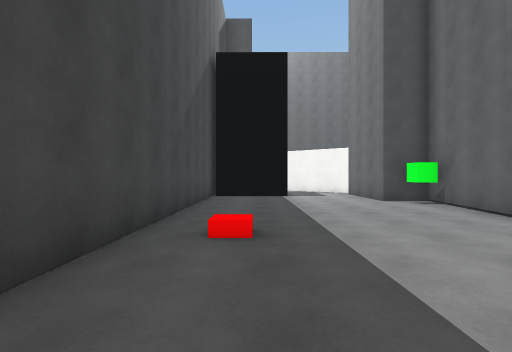
View 1 (above)

22 first-person views from a walk through a 3-D level made in the Unity game engine. The camera is 1.4 m above the floor, looks level and sees 85° across. The floor is counted in squares, 2 m on a side. Each view is taken from the middle of a square. On the plan, view 1 faces up. The plan holds only what a view shows up to about 9 squares ahead; the rest is blank. The place goes on beyond the plan. The player is left out. Door leaves are left out, so doorways stand open. Surface patterns are stand-ins for the level's own textures.

View 2
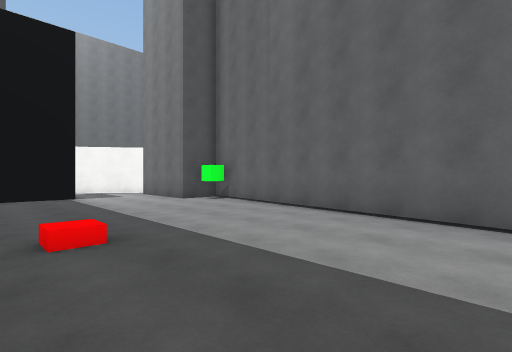

View 3
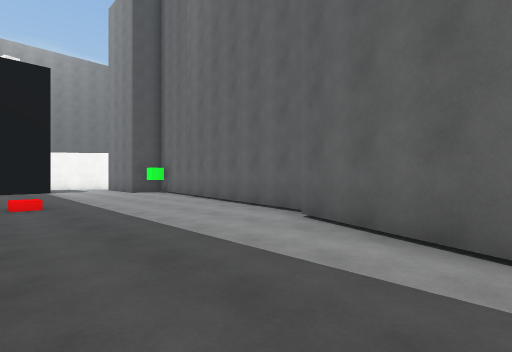

View 4
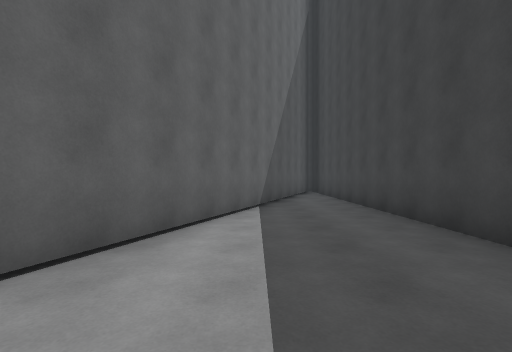

View 5
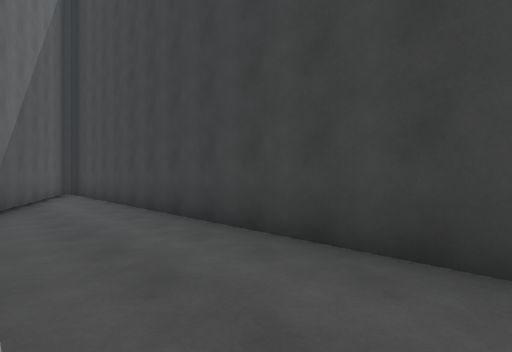

View 6
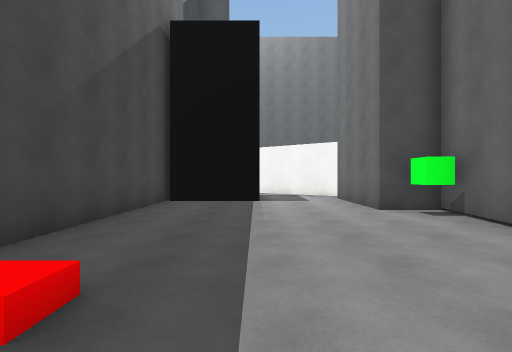

View 7
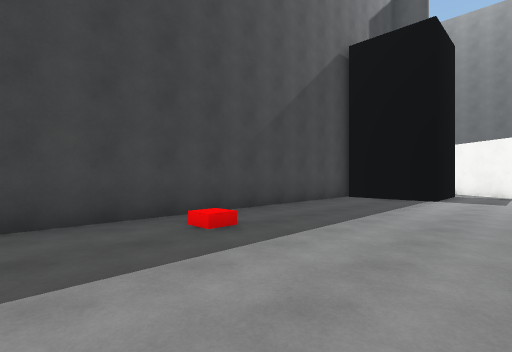

View 8
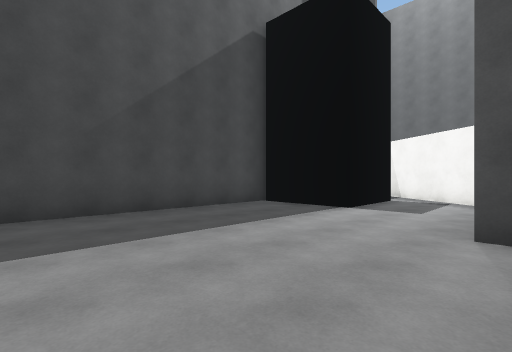

View 9
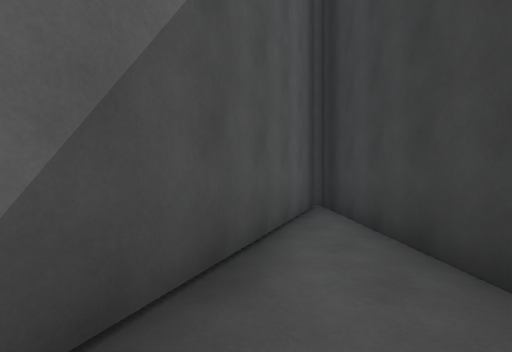

View 10
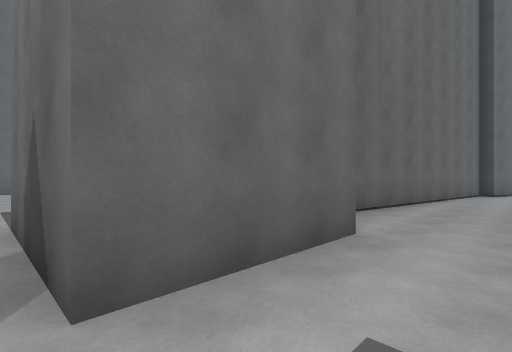

View 11
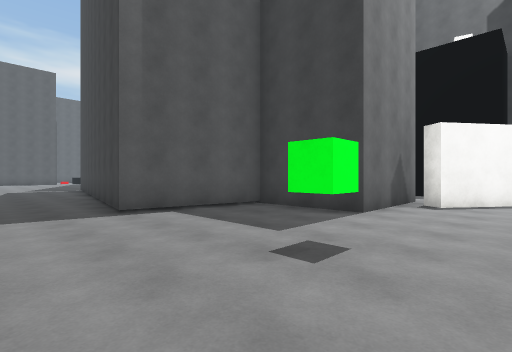

View 12
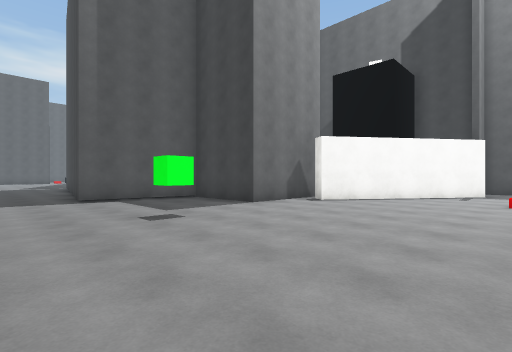

View 13
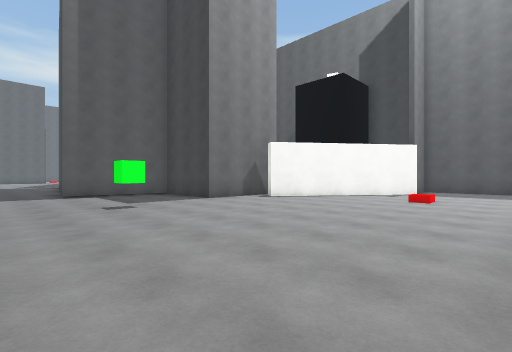

View 14
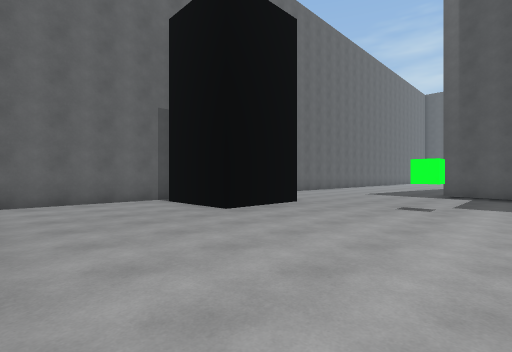

View 15
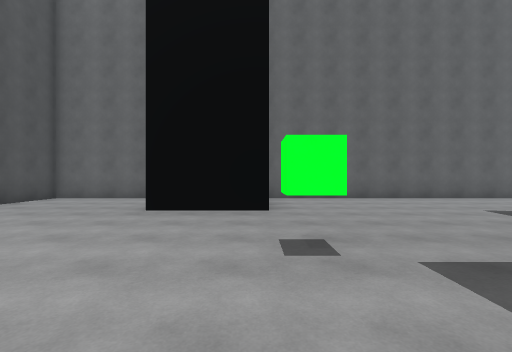

View 16
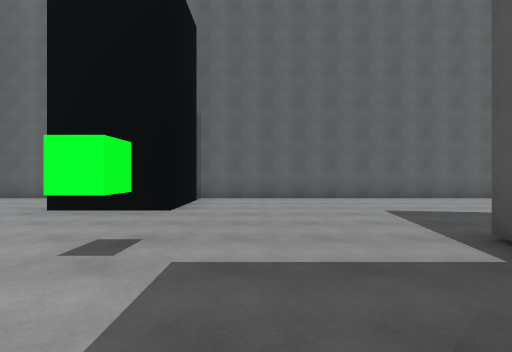

View 17
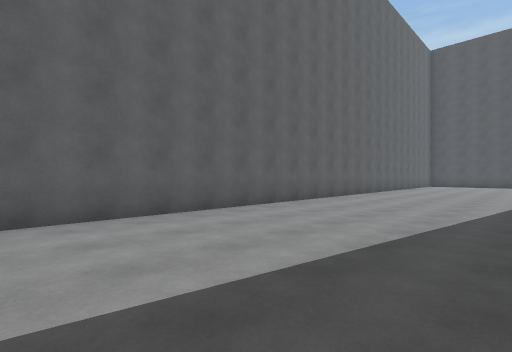

View 18
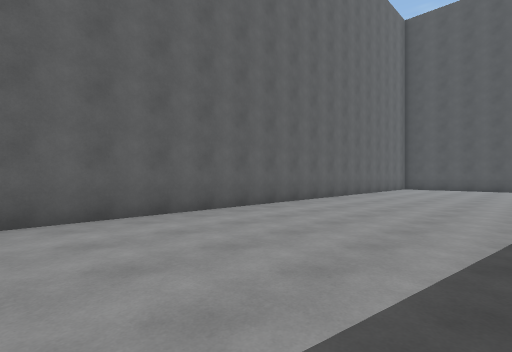

View 19
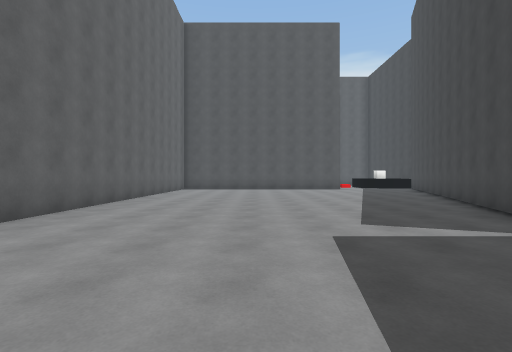

View 20
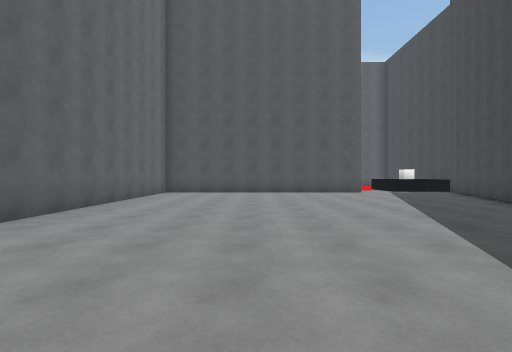

View 21
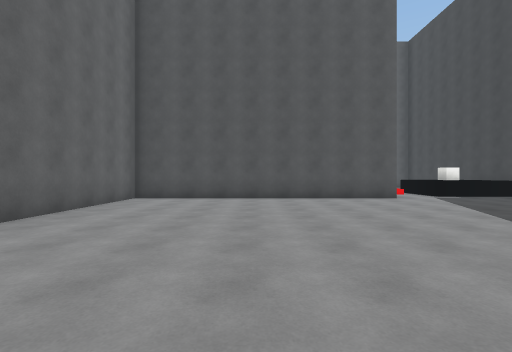

View 22
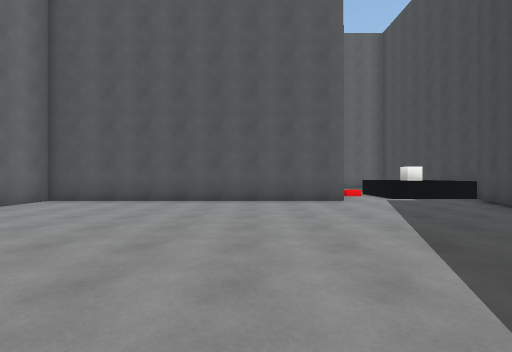

### Floor plan
Points are (right, up) in squares from view 1. A wall is a line through its corners. A room is listed if a view was taken in it or the views show most of it. See-through windows are left out.
Room 1 (views 1, 2, 3, 4, 5, 6, 7, 8, 9)
walls: (3.4, -0.8) (4.8, 7.8) (3.5, 7.8) (3.5, 10.7); (1.1, 9.8) (-1.5, 9.8); (-1.6, 10.2) (-1.6, -12.6); (-1.3, -12.1) (3, -1)
ways out: opening at (2.5, 10) to room 2
objects: other object (0, 3); green box (4, 7)
Room 2 (view 10)
walls: (3, 12.2) (0.9, 13.7); (1.1, 12.4) (1.1, 9.8)
ways out: opening at (2.5, 10) to room 1; opening at (4, 11) to room 3
Room 3 (views 11, 12, 13, 14, 15, 16, 17, 18, 19, 20, 21, 22)
walls: (7.6, -3.8) (3.6, -14.1); (3.5, 10.7) (6.8, 10.7) (6.8, 7.9) (10.1, 7.4) (9.4, 3); (15.1, 11.7) (12.7, 11.7) (12.7, 14.2) (15.2, 14.2); (15.8, 13.9) (15.8, 18.3) (13.9, 18.3); (0.9, 14.4) (4.8, 11.5) (4.5, 11.1); (7.5, -13.8) (15.8, -13.8) (15.8, 11.9); (3.2, -14.4) (5.8, -14.4) (5.8, -15)
ways out: opening at (4, 11) to room 2; gap at (4, -14)
objects: other object (4, 16)

Where each view was taken, in squares from view 1:
view 1: 0 up, 0 right, facing up
view 2: 0 up, 1 left, facing up-right
view 3: 4 down, 1 left, facing up-right
view 4: 0 up, 1 right, facing down
view 5: 0 up, 1 right, facing down-left
view 6: 2 up, 1 right, facing up
view 7: 1 up, 3 right, facing up-left
view 8: 4 up, 4 right, facing up-left
view 9: 6 down, 0 right, facing down
view 10: 11 up, 2 right, facing down-right
view 11: 13 up, 12 right, facing down-left
view 12: 16 up, 12 right, facing down-left
view 13: 18 up, 12 right, facing down-left
view 14: 18 up, 8 right, facing down-right
view 15: 12 up, 7 right, facing right
view 16: 10 up, 7 right, facing right
view 17: 7 up, 11 right, facing down-right
view 18: 2 up, 11 right, facing down-right
view 19: 1 up, 12 right, facing down
view 20: 2 down, 12 right, facing down
view 21: 5 down, 12 right, facing down
view 22: 6 down, 10 right, facing down
